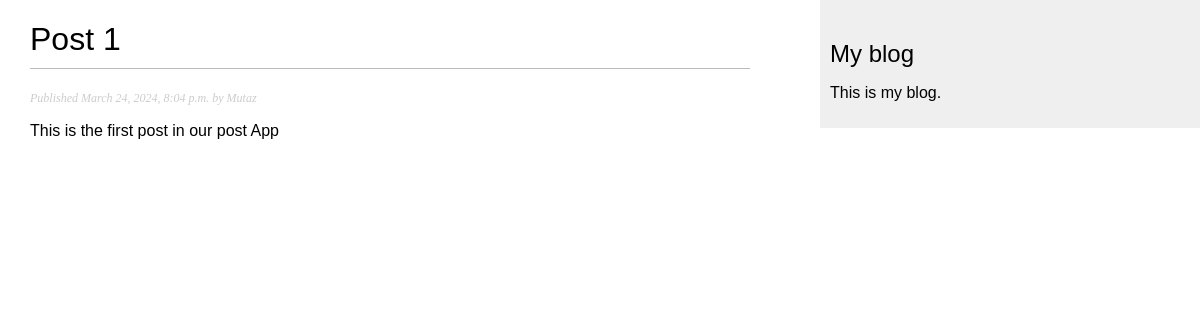
Screenshot of /blog/post/post-1/ with the database file from the repository.
### blog/models.py (models this page shows, shortened)
class Post (models.Model):
    class Status (models.TextChoices):
        DRAFT = 'DF', 'Draft'
        PUBLISHED = 'PU', 'Published'
    title = models.CharField(max_length=250)
    slug = AutoSlugField(unique=True, populate_from='title')
    author = models.ForeignKey(User, on_delete=models.CASCADE, related_name="blog_posts")
    body = models.TextField()
    publish = models.DateTimeField(default=timezone.now)
    created = models.DateTimeField(auto_now_add=True)
    updated = models.DateTimeField(auto_now=True)
    status = models.CharField(max_length=2, choices=Status.choices, default=Status.DRAFT)
    class Meta:
        ordering = ('-publish',)
        indexes =[
            models.Index(fields=['-publish']),
        ]

### blog/views.py (the view)
# urls.py: path('post/<slug:slug>/', views.post_detail, name='post_detail'),
def post_detail(request, slug):
    post = get_object_or_404(Post,slug=slug)
    return render(request, 'blog/post/detail.html', {'post': post})

### blog/templates/blog/post/detail.html (shortened to what this page needs)
{% extends "blog/base.html" %}
{% block content %}
    <h1>{{ post.title }}</h1>
    <p class="date">
    Published {{ post.publish }} by {{ post.author }}
    </p>
    {{ post.body|linebreaks }}
{% endblock %}

### blog/static/css/blog.css (style rules this page uses)
body { margin:0; padding:0; font-family:helvetica, sans-serif; }
h1 { font-weight:normal; border-bottom:1px solid #bbb; padding:0 0 10px 0; }
p.date { color:#ccc; font-family: georgia, serif; font-size: 12px; font-style: italic; }

### rows the page displays
Post: title "Post 1", publish "March 24, 2024, 8:04 p.m.", author "Mutaz", body "This is the first post in our post App"
